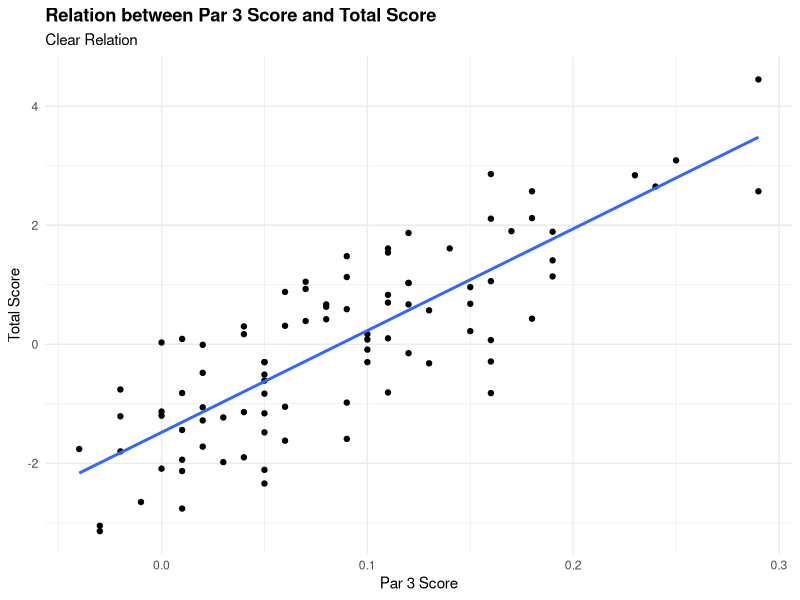
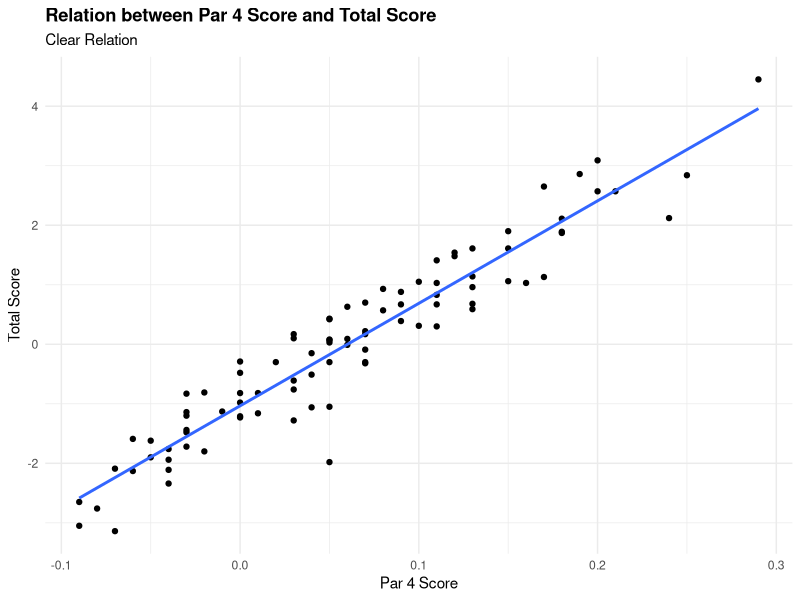
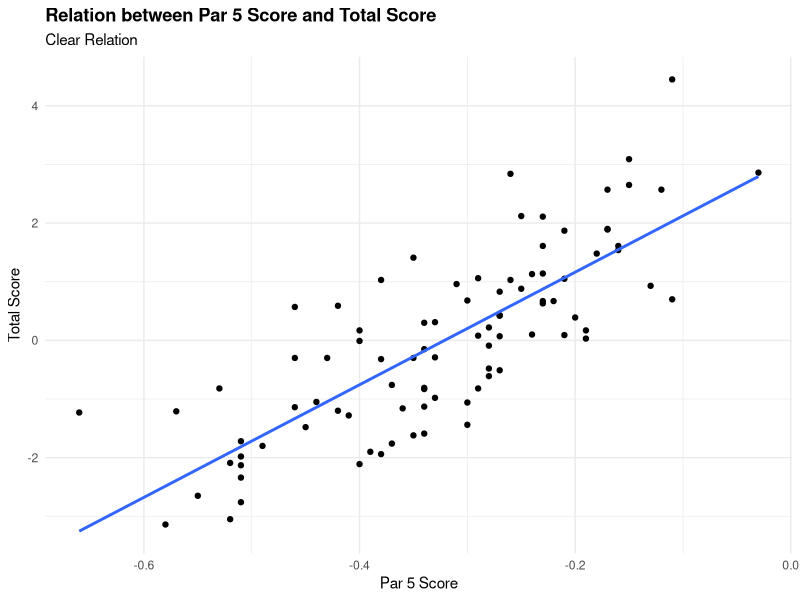
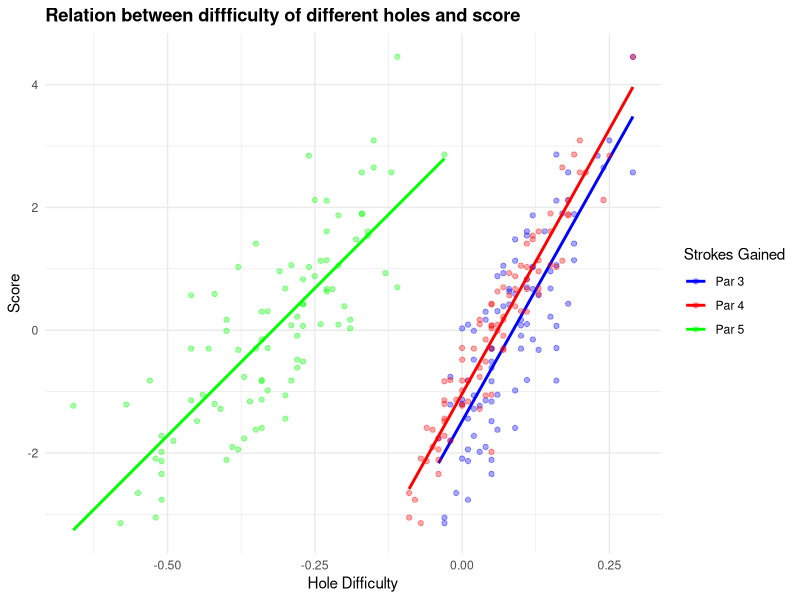

Reproduce these figures in R, in order.
## ---- chunk 1
#| echo: FALSE
#| message: FALSE
#| warning: FALSE
library(tidyverse)
library(patchwork)
library(dplyr)
library(ggpubr)
golf_data <- read_csv(file = "dg_new_course_table.csv")
## ---- chunk 2
#| echo: FALSE
#| message: FALSE
p1 <- golf_data |> ggplot(mapping = aes(x = adj_par_3_score, y = adj_score_to_par)) +
    geom_point() + 
    geom_smooth(method = "lm", se = FALSE) + labs(title = "Relation between Par 3 Score and Total Score", subtitle = "Clear Relation", x = "Par 3 Score", y = "Total Score") + theme(plot.title = element_text(face = "bold")) + theme_minimal() + theme(plot.title = element_text(face = "bold")) 

model <- lm(adj_score_to_par ~ adj_par_3_score, data = golf_data)
slope <- coef(model)[2]

p2 <- golf_data |> ggplot(mapping = aes(x = adj_par_4_score, y = adj_score_to_par)) + 
    geom_point() + geom_smooth(method = "lm", se = FALSE) + labs(title = "Relation between Par 4 Score and Total Score", subtitle = "Clear Relation", x = "Par 4 Score", y = "Total Score") + theme(plot.title = element_text(face = "bold")) + theme_minimal() + theme(plot.title = element_text(face = "bold"))

model2 <- lm(adj_score_to_par ~ adj_par_4_score, data = golf_data)
slope2 <- coef(model2)[2]

p3 <- golf_data |> ggplot(mapping = aes(x = adj_par_5_score, y = adj_score_to_par)) + 
    geom_point() + geom_smooth(method = "lm", se = FALSE) + labs(title = "Relation between Par 5 Score and Total Score", subtitle = "Clear Relation", x = "Par 5 Score", y = "Total Score") +  theme_minimal() + theme(plot.title = element_text(face = "bold"))


model3 <- lm(adj_score_to_par ~ adj_par_5_score, data = golf_data)
slope3 <- coef(model3)[2]

combined_plot <- ggplot() + 
  geom_point(data = golf_data, aes(x = adj_par_3_score, y = adj_score_to_par, color = "Par 3"), alpha = 0.35) + 
  geom_smooth(data = golf_data, aes(x = adj_par_3_score, y = adj_score_to_par, color = "Par 3"), method = "lm", se = FALSE) +
  geom_point(data = golf_data, aes(x = adj_par_4_score, y = adj_score_to_par, color = "Par 4"), alpha = 0.35) + 
  geom_smooth(data = golf_data, aes(x = adj_par_4_score, y = adj_score_to_par, color = "Par 4"), method = "lm", se = FALSE) + 
  geom_point(data = golf_data, aes(x = adj_par_5_score, y = adj_score_to_par, color = "Par 5"), alpha = 0.35) + 
  geom_smooth(data = golf_data, aes(x = adj_par_5_score, y = adj_score_to_par, color = "Par 5"), method = "lm", se = FALSE) + 
  labs(title = "Relation between diffficulty of different holes and score", x = "Hole Difficulty", y = "Score", color = "Strokes Gained") + 
  theme(plot.title = element_text(face = "bold")) +
  scale_color_manual(values = c("Par 3" = "blue", "Par 4" = "red", "Par 5" = "green")) + theme_minimal() + theme(plot.title = element_text(face = "bold"))

## ---- chunk 3
#| echo: false
#| message: false
#| warning: false
#| fig.width: 8
#| fig.height: 5
p1
## ---- chunk 4
#| echo: false
#| message: false
#| warning: false
#| fig.width: 8
#| fig.height: 5
p2
## ---- chunk 5
#| echo: false
#| message: false
#| warning: false
#| fig.width: 8
#| fig.height: 5
p3
## ---- chunk 6
#| echo: false
#| message: false
#| warning: false
#| fig.width: 8
#| fig.height: 5
combined_plot
